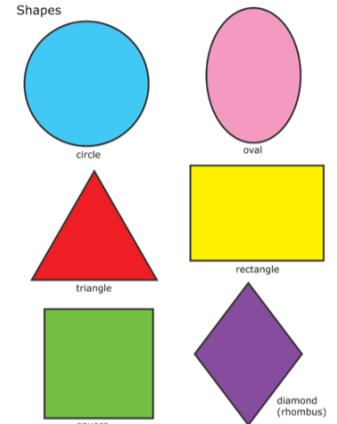
#> input picture OpenCV/Assignment 4/shapes.png, 337 x 424 px
$ python a4.py
#> lines starting #> are read from the running program, lines starting #| are printed output that depends on the picture; after the words box and inside, x2 and y2 are one past the last pixel; in counts of white or black regions, pixels touching at a corner belong together
import cv2 as cv
import numpy as np
import imutils


def detect(c):
	shape = "unidentified"
	perimeter = cv.arcLength(c, True)
	approx = cv.approxPolyDP(c, 0.04*perimeter, True)

	#Triangle - 3
	if len(approx) == 3:
		shape = "triangle"

	#Square / Rectangle - 4
	elif len(approx) == 4:
		#compute aspect ratio
		(x,y,w,h) = cv.boundingRect(approx)
		if cv.contourArea(c) == w*h:

			if w==h:
				shape = "square"
			else:
				shape = "rectangle"
		else:
			shape = "rhombus"

	#Pentagon - 5
	elif len(approx) == 5:
		shape = "pentagon"

	#Circle - no sides
	else:
		(x,y), r = cv.minEnclosingCircle(c)

		if cv.contourArea(c) == np.pi*r*r :
			shape = "circle"
		else:
			shape = "oval"

	return shape


img = cv.imread("shapes.png")
#> img is the input picture: shape (424, 337, 3); mean B, G, R 190.8, 210.9, 213.2
gray = cv.cvtColor(img, cv.COLOR_BGR2GRAY)
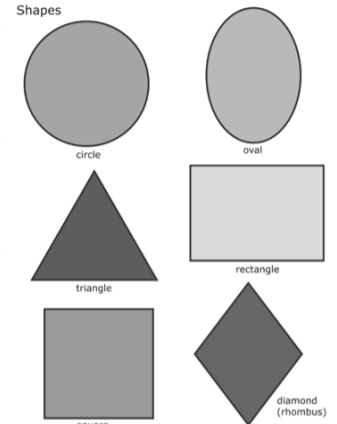
#> gray: shape (424, 337); min 48, max 255, mean 209.3
blurred = cv.GaussianBlur(gray, (5, 5), 0)
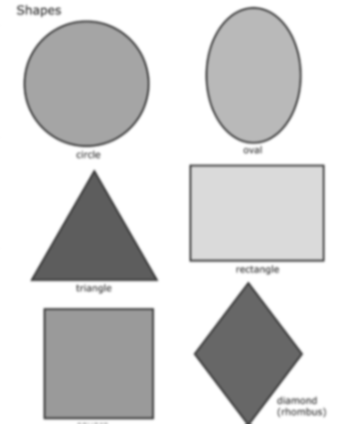
#> blurred: shape (424, 337); min 74, max 255, mean 209.3
ret, thresh = cv.threshold(blurred, 127, 255, cv.THRESH_BINARY)
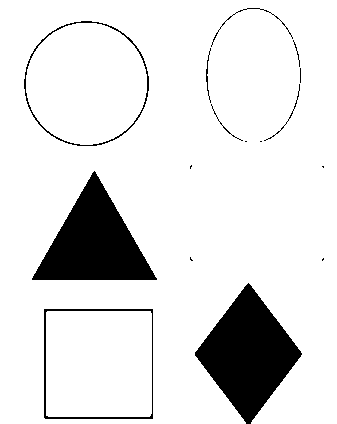
#> thresh: shape (424, 337); 88.5% white; 16 black regions (7 under 20 px)
contours = cv.findContours(thresh, cv.RETR_TREE, cv.CHAIN_APPROX_SIMPLE)
#> contours = 92 contours, 79 with area under 20; largest, box (x1, y1, x2, y2) and area: (0, 0, 337, 424) 134218, (23, 20, 150, 147) 12434, (43, 308, 154, 420) 12206, (26, 23, 147, 145) 11477, (46, 311, 152, 417) 11018
contours = imutils.grab_contours(contours)


#looping over the contours
for c in contours:
	#finding the center of the contour
	M = cv.moments(c)
	cX = int(M["m10"]/M["m00"])
	cY = int(M["m01"]/M["m00"])

	#shape = detect(c)

	cv.drawContours(img, [c], -1, (0, 255, 0), 2)
	#cv.circle(img, (cX, cY), 7, (255, 255, 255), -1)
	#cv.putText(img, shape, (cX, cY), cv.FONT_HERSHEY_SIMPLEX, 0.5, (0, 0, 0), 2)


	cv.imshow("Image", img)
	cv.waitKey(0)
#> this loop made 92 passes
#> (cX, cY) on passes 1 to 12: (163, 203), (98, 363), (98, 363), (322, 259), (190, 258), (93, 242), (322, 166), (190, 166), (260, 141), (245, 141), (264, 140), (241, 140)
#> (c, cX, cY) on passes 20, 21, 23, 26, 27, 28: ([[274, 134], [275, 133], [276, 134], [275, 135]], 275, 134), ([[230, 134], [231, 133], [232, 134], [231, 135]], 231, 134), ([[279, 130], [280, 129], [281, 130], [280, 131]], 280, 130), ([[283, 125], [284, 124], [285, 125], [284, 126]], 284, 125), ([[221, 125], [222, 124], [223, 125], [222, 126]], 222, 125), ([[284, 124], [285, 123], [286, 124], [285, 125]], 285, 124)
#> pass 1, `cv.imshow("Image", img)`:
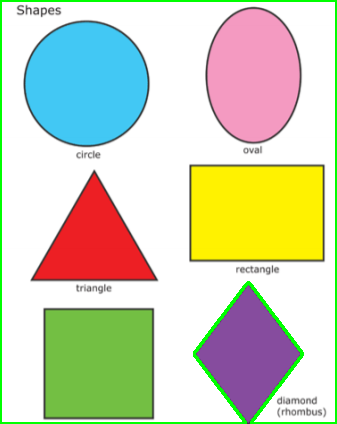
#> window 'Image': shape (424, 337, 3); mean B, G, R 184.1, 211.8, 206.5
#> pass 2, `cv.imshow("Image", img)`:
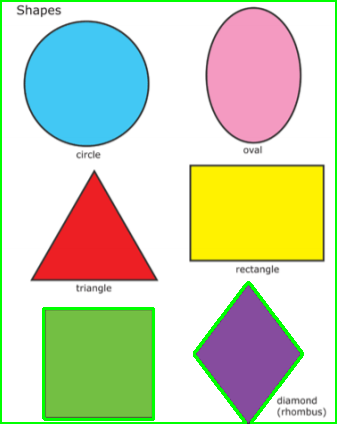
#> window 'Image': shape (424, 337, 3); mean B, G, R 182.7, 212.8, 205.1
#> after the loop:
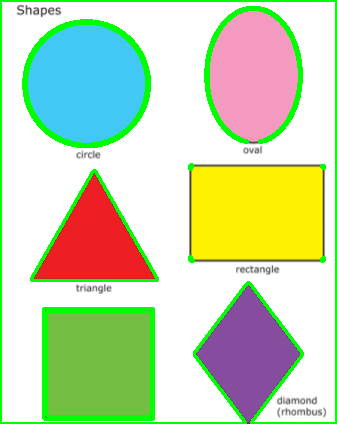
#> img: shape (424, 337, 3); 8.65% of pixels changed, all inside (x1, y1, x2, y2) = (0, 0, 337, 424)
